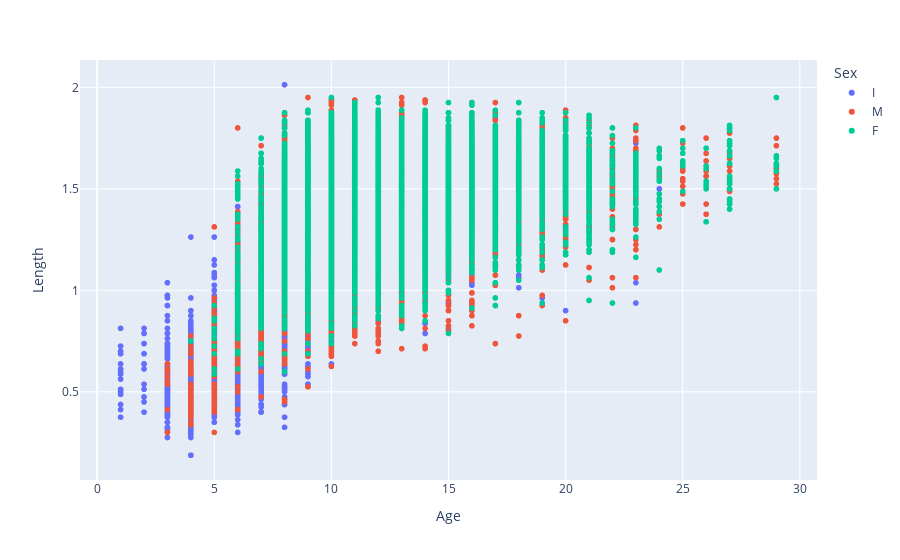

Notebook source saved alongside this figure:
### Code cell
px.scatter(data, x='Age', y='Length', color='Sex')

### Figure 1 — Plotly figure (JSON) as saved in the notebook; plotly's stock layout.template omitted (floating-point values rounded to 4 significant figures; data arrays with more than 128 entries replaced by an {"elided": "..."} marker saying what was removed)
{"data": [{"hovertemplate": "Sex=I<br>Age=%{x}<br>Length=%{y}<extra></extra>", "legendgroup": "I", "marker": {"color": "#636efa", "symbol": "circle"}, "mode": "markers", "name": "I", "showlegend": true, "type": "scattergl", "x": {"elided": "23957 int values"}, "xaxis": "x", "y": {"elided": "23957 float values"}, "yaxis": "y"}, {"hovertemplate": "Sex=M<br>Age=%{x}<br>Length=%{y}<extra></extra>", "legendgroup": "M", "marker": {"color": "#EF553B", "symbol": "circle"}, "mode": "markers", "name": "M", "showlegend": true, "type": "scattergl", "x": {"elided": "27084 int values"}, "xaxis": "x", "y": {"elided": "27084 float values"}, "yaxis": "y"}, {"hovertemplate": "Sex=F<br>Age=%{x}<br>Length=%{y}<extra></extra>", "legendgroup": "F", "marker": {"color": "#00cc96", "symbol": "circle"}, "mode": "markers", "name": "F", "showlegend": true, "type": "scattergl", "x": {"elided": "23010 int values"}, "xaxis": "x", "y": {"elided": "23010 float values"}, "yaxis": "y"}], "layout": {"legend": {"title": {"text": "Sex"}, "tracegroupgap": 0}, "margin": {"t": 60}, "xaxis": {"anchor": "y", "domain": [0, 1], "title": {"text": "Age"}}, "yaxis": {"anchor": "x", "domain": [0, 1], "title": {"text": "Length"}}}}
